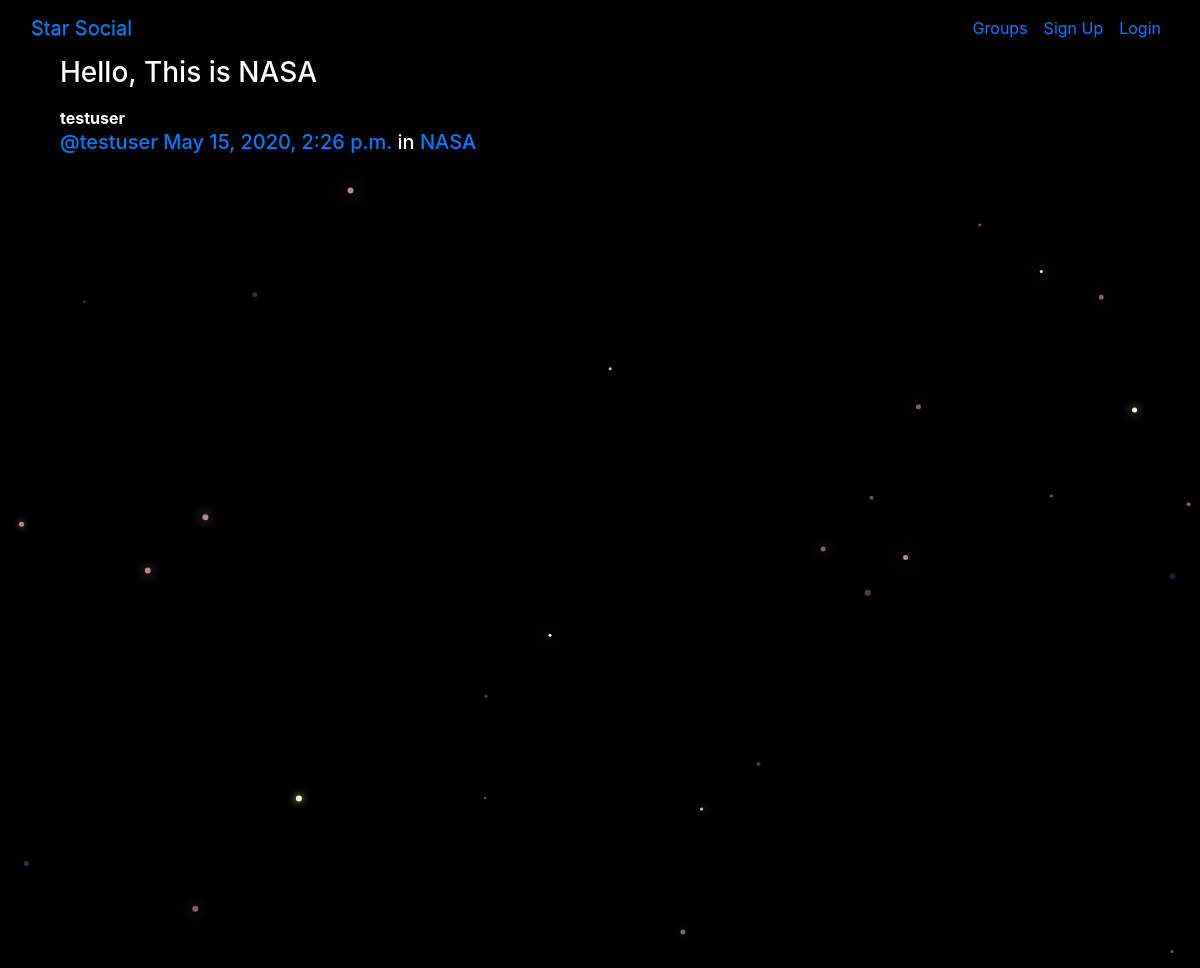
Screenshot of /posts/by/testuser/1 with the database file from the repository.
### posts/models.py (models this page shows, shortened)
class Post(models.Model):
    user = models.ForeignKey(User, related_name='posts', on_delete=models.DO_NOTHING)
    created_at = models.DateTimeField(auto_now=True)
    message = models.TextField()
    message_html = models.TextField(editable=False)
    group = models.ForeignKey(Group, related_name='posts', null=True, blank=True, on_delete=models.DO_NOTHING)
    class Meta:
        ordering = ['created_at']
        unique_together = ["user","message"]

### groups/models.py (models this page shows, shortened)
class Group(models.Model):
    name = models.CharField(max_length=255, unique=True)
    slug = models.SlugField(allow_unicode=True, unique=True)
    description = models.TextField()
    description_html = models.TextField(editable=False, default='', blank=True)
    members = models.ManyToManyField(User,through='GroupMember')
    class Meta:
        ordering = ['name']

### posts/views.py (the view)
# urls.py: path('by/<username>/<int:pk>', views.PostDetail.as_view(), name='single'),
class PostDetail(SelectRelatedMixin, generic.DetailView):
    model = models.Post
    select_related = ("user","group")
    def get_queryset(self):
        queryset = super().get_queryset()
        return queryset.filter(user__username__iexact = self.kwargs.get("username"))

### posts/templates/posts/post_detail.html
{% extends 'posts/post_base.html' %}
{% block post_content %}
<div class="col-md-8">
  {% include 'posts/_post.html' %}
</div>
{% endblock %}

### posts/templates/posts/_post.html (shortened to what this page needs)
<div class="post-media">
  <h3>{{ post.message_html|safe }}</h3>
  <div class="media-body">
    <strong>{{post.user.username}}</strong>
    <h5 class="media-heading">
      <span class="username"><a href="{% url 'posts:for_user' username=post.user.username %}">@{{ post.user.username }}</a></span>
      <time><a href="{% url 'posts:single' username=post.user.username pk=post.pk %}">{{ post.created_at }}</a></time>
      {% if post.group %}
      <span class="group-name">in <a href="#">{{ post.group.name }}</a></span>
      {% endif %}
    </h5>
  </div>
</div>

### simplesocial/static/simplesocial/css/master.css (style rules this page uses)
body { margin: 0; overflow: hidden; background-color: black; color:white; }

### rows the page displays
Post: message_html "Hello, This is NASA", user.username "testuser", created_at "May 15, 2020, 2:26 p.m.", group.name "NASA"
